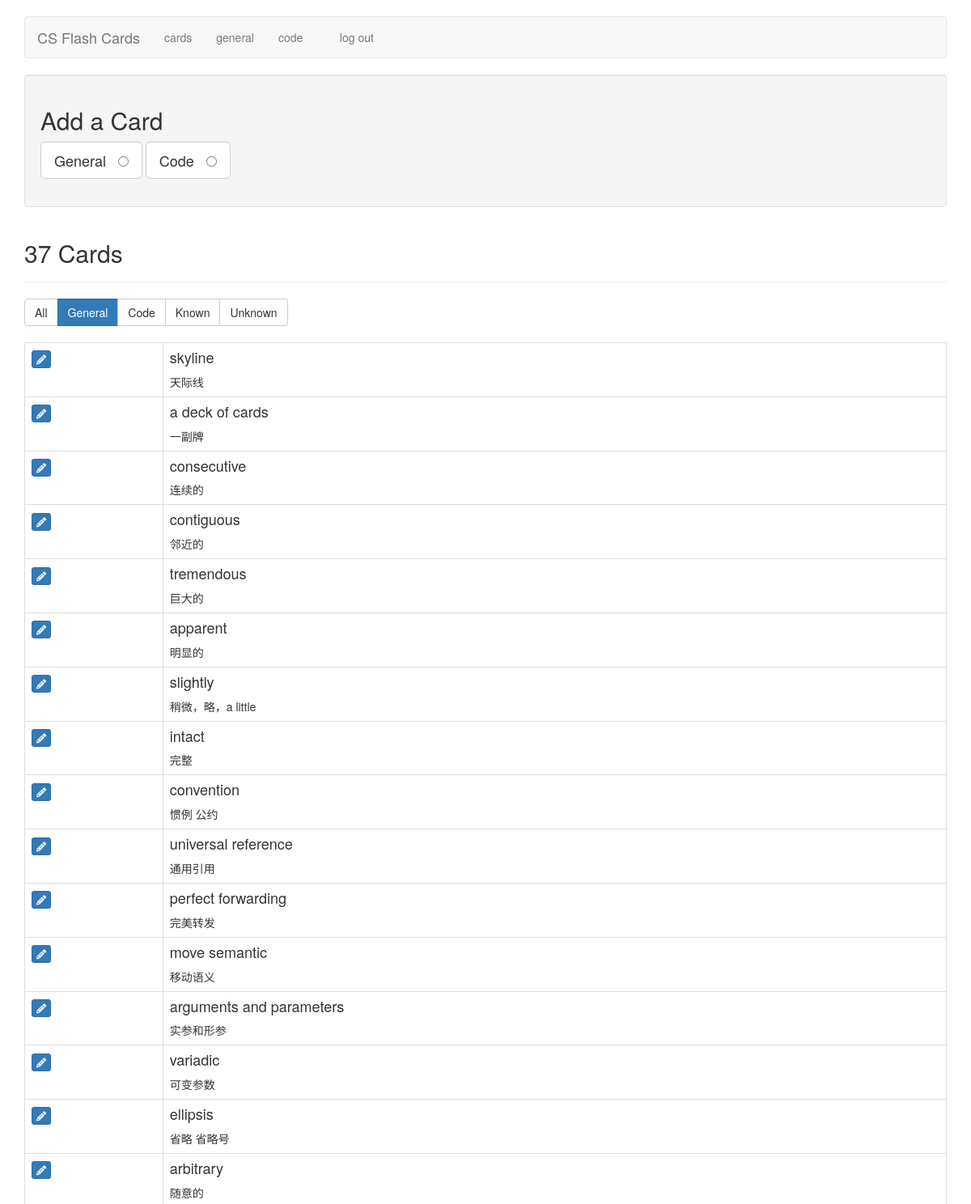
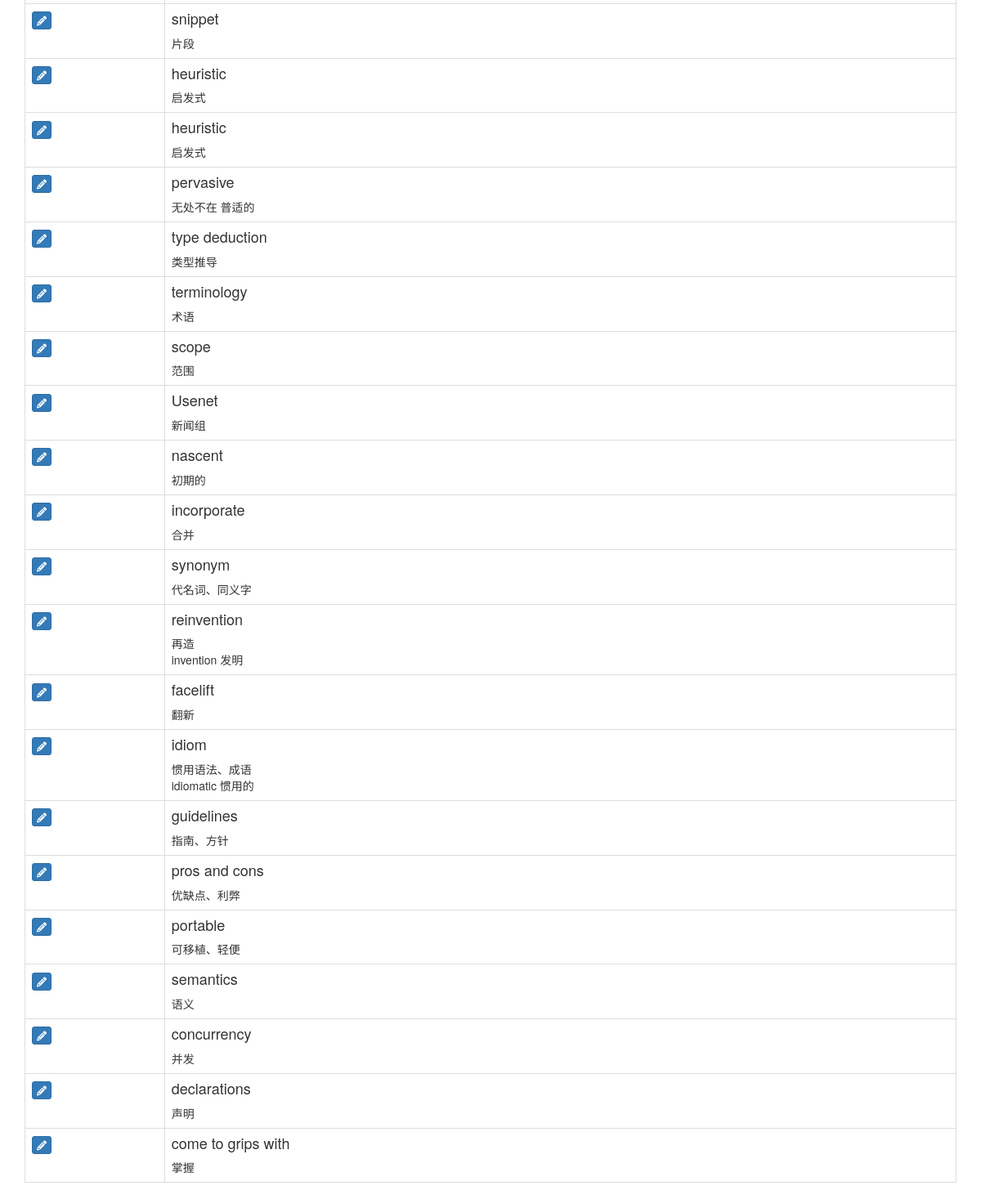
The app's page /filter_cards/general (signed in) with its own data (2 pictures, top to bottom).
### tables this page shows
CREATE TABLE cards (
  id integer primary key autoincrement,
  type tinyint not null, /* 1 for vocab, 2 for code */
  front text not null,
  back text not null,
  known boolean default 0
);

### flash_cards.py (the view)
@app.route('/filter_cards/<filter_name>')
def filter_cards(filter_name):
    if not session.get('logged_in'):
        return redirect(url_for('login'))
    filters = {
        "all":      "where 1 = 1",
        "general":  "where type = 1",
        "code":     "where type = 2",
        "known":    "where known = 1",
        "unknown":  "where known = 0",
    }
    query = filters.get(filter_name)
    if not query:
        return redirect(url_for('cards'))
    db = get_db()
    fullquery = "SELECT id, type, front, back, known FROM cards " + query + " ORDER BY id DESC"
    cur = db.execute(fullquery)
    cards = cur.fetchall()
    return render_template('cards.html', cards=cards, filter_name=filter_name)

### flash_cards.py (called while the page is built)
def connect_db():
    rv = sqlite3.connect(app.config['DATABASE'])
    rv.row_factory = sqlite3.Row
    return rv

def get_db():
    if not hasattr(g, 'sqlite_db'):
        g.sqlite_db = connect_db()
    return g.sqlite_db

### templates/cards.html (shortened to what this page needs)
{% extends "layout.html" %}
{% block body %}
    <div class="well editPanel">
        <h2>Add a Card</h2>
        <form action="{{ url_for('add_card') }}" method="post" class="cardForm">
            <div class="form-group">
                <label for="general" class="toggleButton btn btn-default btn-lg">General &nbsp;
                    <input type="radio" name="type" value="1" id="general"/>
                </label>
                <label for="code" class="toggleButton btn btn-default btn-lg">Code &nbsp;
                    <input type="radio" name="type" value="2" id="code"/>
                </label>
            </div>
        </form>
    </div>
    <div class="page-header">
        <h2>{{ cards|length }} Card{{ '' if (cards|length == 1) else 's' }}</h2>
    </div>
    <div class="btn-group btn-group-md" role="group" aria-label="filters">
        <a href="{{ url_for('filter_cards', filter_name="all") }}" class="btn btn-{{ "primary" if filter_name == "all" else "default" }}">All</a>
        <a href="{{ url_for('filter_cards', filter_name="general") }}" class="btn btn-{{ "primary" if filter_name == "general" else "default" }}">General</a>
        <a href="{{ url_for('filter_cards', filter_name="code") }}" class="btn btn-{{ "primary" if filter_name == "code" else "default" }}">Code</a>
        <a href="{{ url_for('filter_cards', filter_name="known") }}" class="btn btn-{{ "primary" if filter_name == "known" else "default" }}">Known</a>
        <a href="{{ url_for('filter_cards', filter_name="unknown") }}" class="btn btn-{{ "primary" if filter_name == "unknown" else "default" }}">Unknown</a>
    </div>
    <br />
    <br />
    <table class="table table-bordered">
        {% for card in cards %}
            <tr>
                <td>
                    <a href="{{ url_for('edit', card_id=card.id) }}" class="btn btn-xs btn-primary"><i class="fa fa-pencil" aria-hidden="true"></i></a>
                </td>
                <td class="cardContent">
                    <h4>
                        {{ card.front }}
                    </h4>
                    {% if card.type == 1 %}
                        {{ card.back|replace("\n", "<br />")|safe }}
                    {% else %}
                        <pre><code>{{ card.back|escape }}</code></pre>
                    {% endif %}
                </td>
            </tr>
        {% else %}
            <tr>
                <td>
                    <em>No cards to show.</em>
                </td>
            </tr>
        {% endfor %}
    </table>
{% endblock %}

### static/style.css (style rules this page uses)
.cardContent h4 { margin-top: 0; }

### records on screen
cards: front "skyline", back "天际线"
cards: front "a deck of cards", back "一副牌"
cards: front "consecutive", back "连续的"
cards: front "contiguous", back "邻近的"
cards: front "tremendous", back "巨大的"
cards: front "apparent", back "明显的"
cards: front "slightly", back "稍微，略，a little"
cards: front "intact", back "完整"
cards: front "convention", back "惯例 公约"
cards: front "universal reference", back "通用引用"
cards: front "perfect forwarding", back "完美转发"
cards: front "move semantic", back "移动语义"
cards: front "arguments and parameters", back "实参和形参"
cards: front "variadic", back "可变参数"
cards: front "ellipsis", back "省略 省略号"
cards: front "arbitrary", back "随意的"
cards: front "snippet", back "片段"
cards: front "heuristic", back "启发式"
cards: front "heuristic", back "启发式"
cards: front "pervasive", back "无处不在 普适的"
cards: front "type deduction", back "类型推导"
cards: front "terminology", back "术语"
cards: front "scope", back "范围"
cards: front "Usenet", back "新闻组"
cards: front "nascent", back "初期的"
cards: front "incorporate", back "合并"
cards: front "synonym", back "代名词、同义字"
cards: front "reinvention", back "再造 invention 发明"
cards: front "facelift", back "翻新"
cards: front "idiom", back "惯用语法、成语 idiomatic 惯用的"
cards: front "guidelines", back "指南、方针"
cards: front "pros and cons", back "优缺点、利弊"
cards: front "portable", back "可移植、轻便"
cards: front "semantics", back "语义"
cards: front "concurrency", back "并发"
cards: front "declarations", back "声明"
cards: front "come to grips with", back "掌握"

### other values on screen
{{ cards|length }} "37"
{{ '' if (cards|length == 1) else 's' }} "s"
